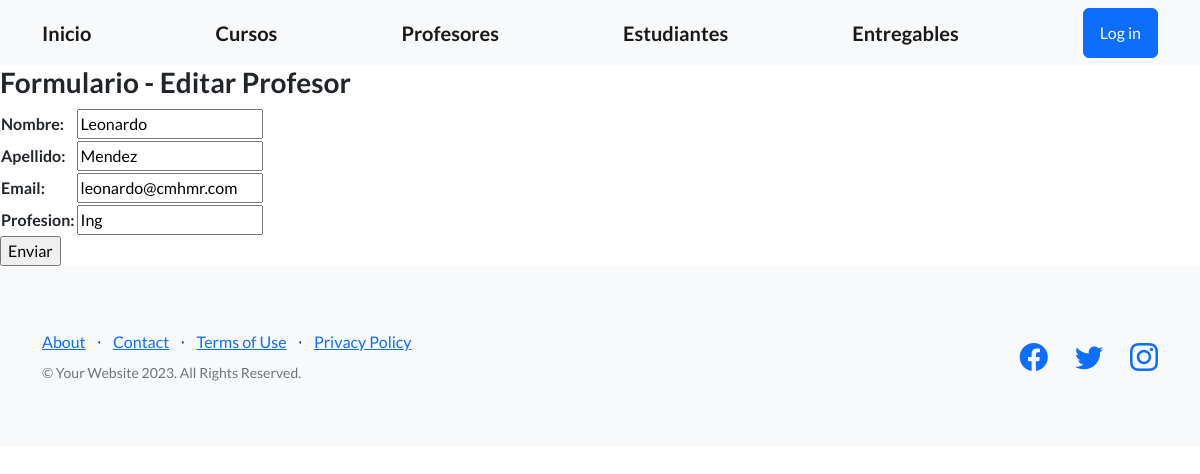
/AppCoder/editarProfesor/Leonardo/, run on the app's committed database.
### AppCoder/models.py (models this page shows, shortened)
class Profesor(models.Model):
    nombre=models.CharField(max_length=30)
    apellido=models.CharField(max_length=30)
    email=models.EmailField()
    profesion=models.CharField(max_length=30)

### AppCoder/views.py (the view)
# urls.py: path('editarProfesor/<profesor_nombre>/', views.editarProfesor, name='EditarProfesor'),
def editarProfesor (request, profesor_nombre):
    profesor=Profesor.objects.get(nombre=profesor_nombre)
    if request.method == "POST":
        miFormulario=ProfesorFormulario(request.POST)
        print(miFormulario)
        if miFormulario.is_valid():
            informacion=miFormulario.cleaned_data
            profesor.nombre=informacion['nombre']
            profesor.apellido=informacion['apellido']
            profesor.email=informacion['email']
            profesor.profesion=informacion['profesion']
            profesor.save()
            return render(request, 'inicio.html')
    else:
        miFormulario=ProfesorFormulario(initial={'nombre':profesor.nombre, 'apellido':profesor.apellido, 'email':profesor.email, 'profesion':profesor.profesion})
    return render(request, 'editarProfesor.html',{'miFormulario':miFormulario, 'profesor_nombre':profesor_nombre})

### AppCoder/forms.py
class ProfesorFormulario(forms.Form):
    nombre=forms.CharField()
    apellido=forms.CharField()
    email=forms.EmailField()
    profesion=forms.CharField()

### AppCoder/templates/editarProfesor.html (shortened to what this page needs)
{% extends "padre.html" %}
{% load static %}
{% block contenidoQueCambia %}
    <h3>Formulario - Editar Profesor</h3>
    <form action="" method="POST">{% csrf_token %}
        <table>
            {{ miFormulario.as_table }}
        </table>
        <input type="submit", value="Enviar">
    </form>
{% endblock %}

### data on the page
Profesor: nombre "Leonardo", apellido "Mendez", email "leonardo@cmhmr.com", profesion "Ing"
